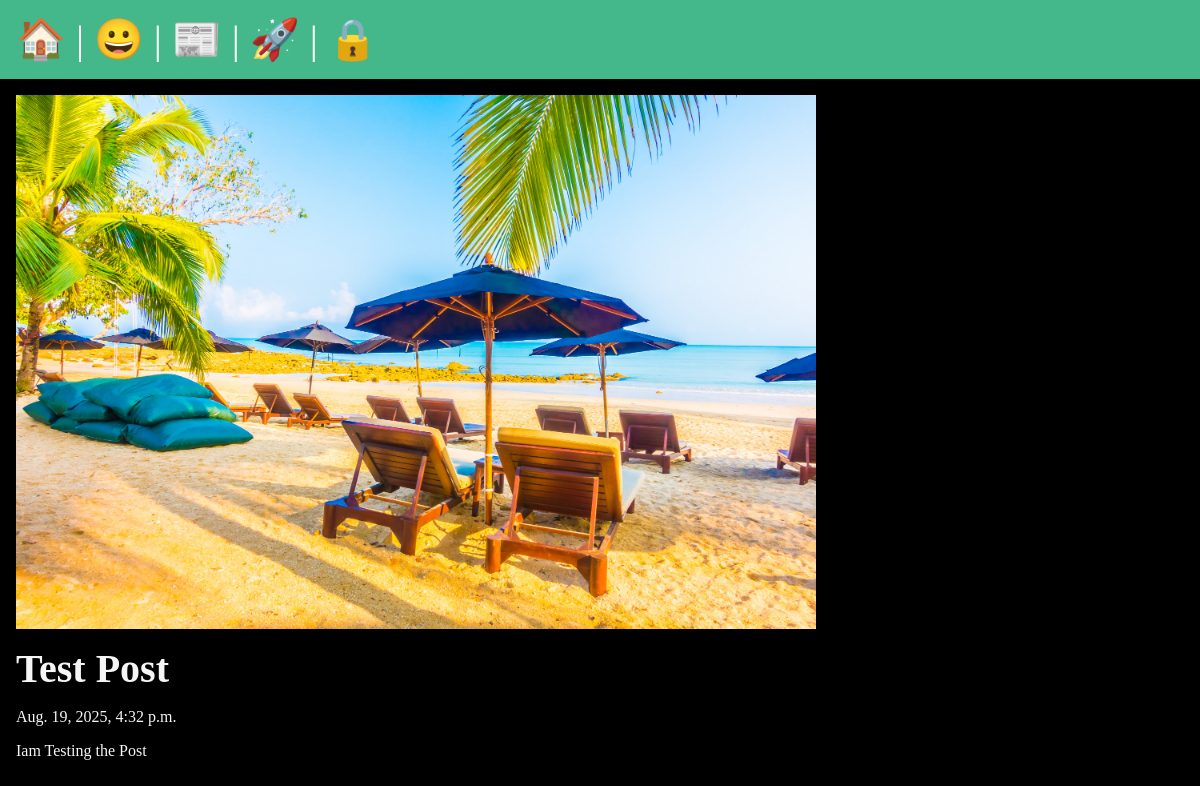
The page /posts/Test_Post on the database its author committed.
### posts/models.py (models this page shows, shortened)
class Post(models.Model):
    title = models.CharField(max_length= 75)
    body = models.TextField()
    slug = models.SlugField()
    date = models.DateTimeField(auto_now_add=True)
    banner = models.ImageField(default='fallback.png',blank=True)
    author =  models.ForeignKey(User, on_delete=models.CASCADE, default=None)

### posts/views.py (the view)
# urls.py: path('<slug:slug>',views.post_page,name = "page"),
def post_page(request,slug):
    posts = Post.objects.get(slug=slug)
    return render(request,'posts/post_page.html',{'post': posts})

### posts/templates/posts/post_page.html (shortened to what this page needs)
{% extends "layout.html" %}
{% block content %}
    <section>
        <img
        class="banner"
        src="{{post.banner.url}}"
        alt="{{post.title}}"/>
        <h1>{{ post.title }}</h1>
        <p>{{ post.date}}</p>
        <p>{{ post.body }}</p>
</section>
{% endblock %}

### static/css/style.css (style rules this page uses)
* { margin: 0; padding: 0; box-sizing: border-box; }
body { min-height: 100vh; background-color: black; color: whitesmoke; font-size: 3rem; }
section { display: flex; flex-flow: column; gap: 1rem; }
h1, h2 { font-size: 2.5rem; }
p { font-size: 1rem; }
.banner { display: block; width: 100%; max-width: 800px; }

### rows shown on the page
Post: banner (picture), title "Test Post", date "Aug. 19, 2025, 4:32 p.m.", body "Iam Testing the Post"
